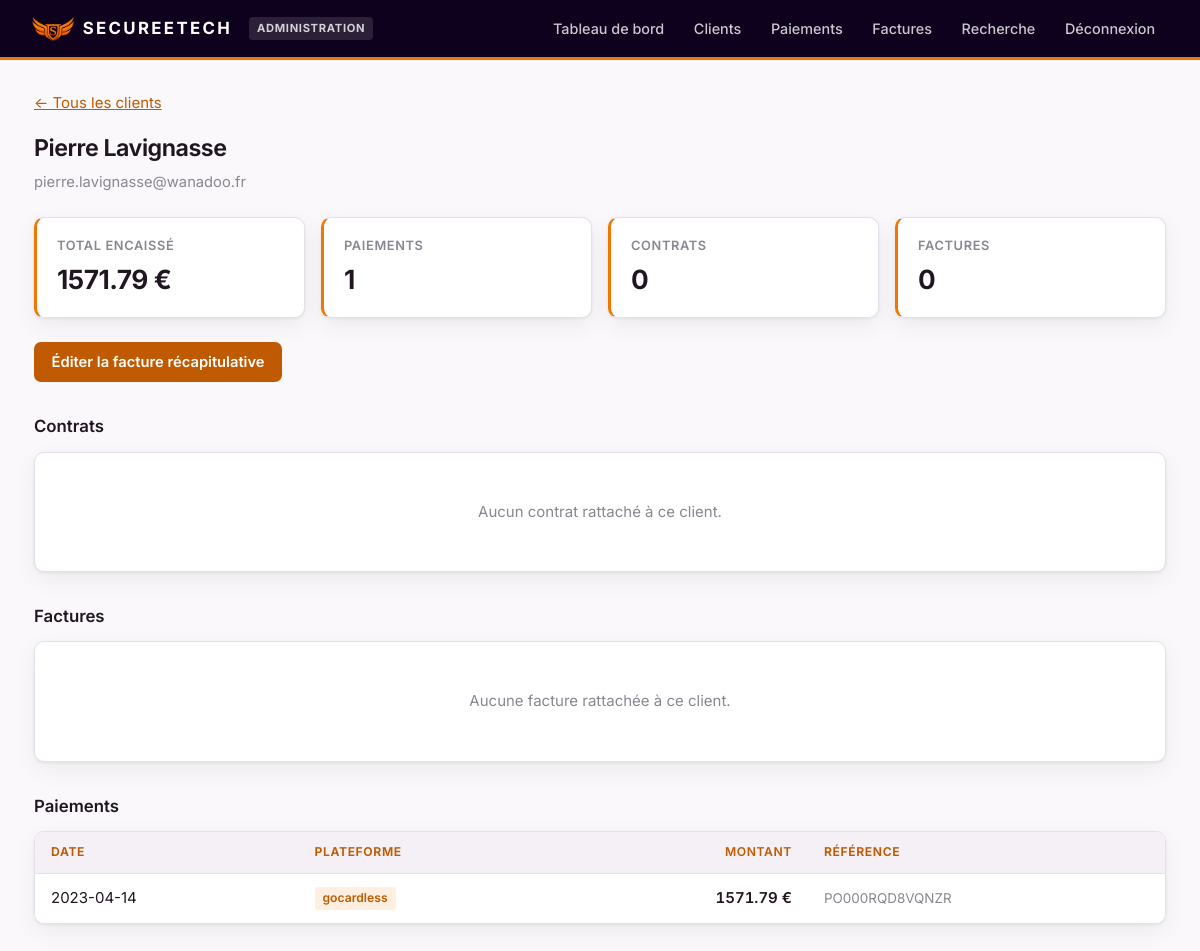
Page /client/Pierre Lavignasse (signed in) on the earlier database version.
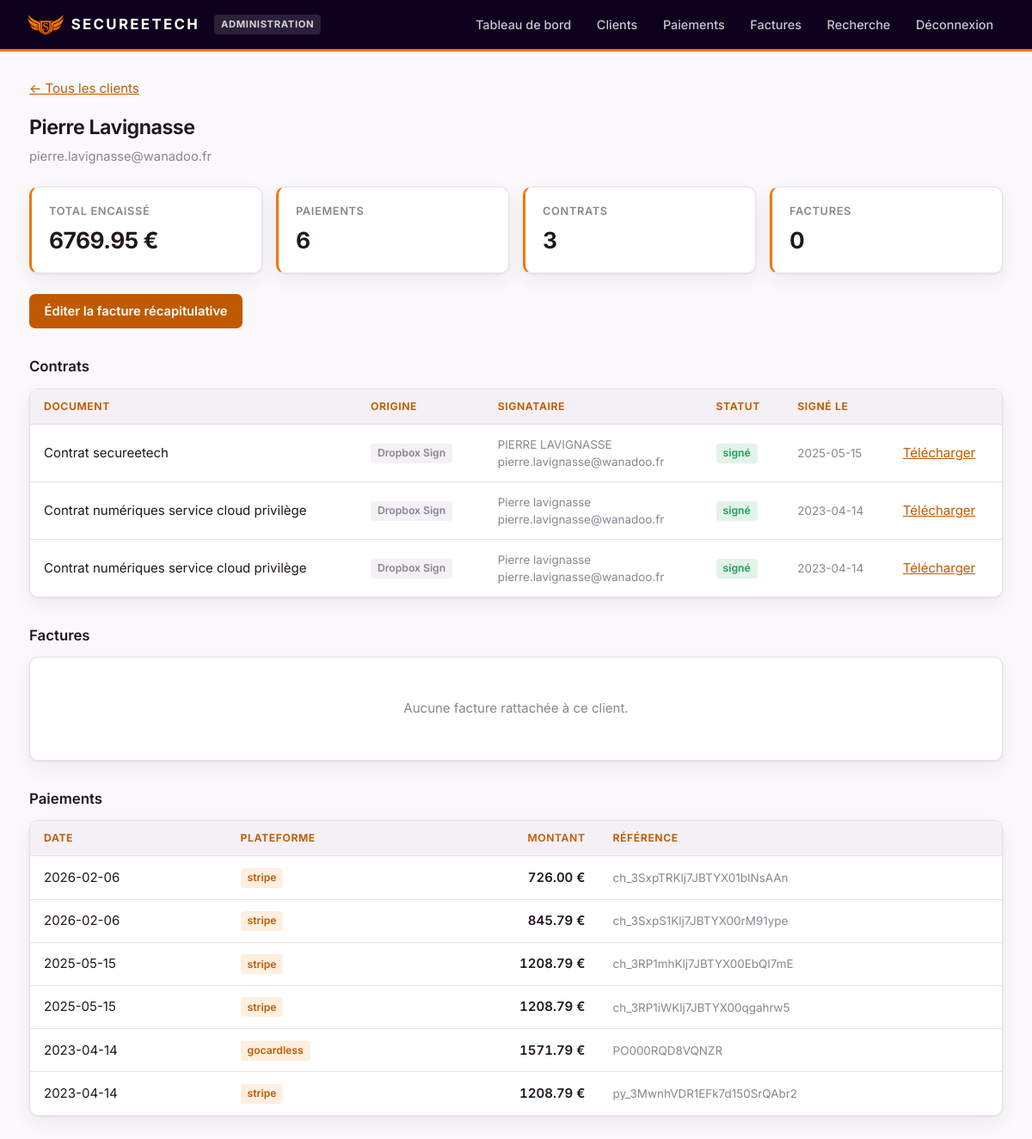
Same page on the later database version.
### tables this page shows
CREATE TABLE paiements (
        id INTEGER PRIMARY KEY AUTOINCREMENT,
        date_paiement TEXT NOT NULL,
        source TEXT NOT NULL,
        montant REAL NOT NULL,
        client_nom TEXT,
        email TEXT,
        statut TEXT DEFAULT 'pending',
        reference_externe TEXT,
        metadonnees TEXT,
        synchronise INTEGER DEFAULT 0,
        created_at TEXT DEFAULT CURRENT_TIMESTAMP
    , entite TEXT DEFAULT '');

CREATE TABLE contrats (
        id INTEGER PRIMARY KEY AUTOINCREMENT,
        signature_request_id TEXT UNIQUE,
        titre TEXT,
        objet TEXT,
        signataire_email TEXT,
        signataire_nom TEXT,
        statut TEXT,
        signe INTEGER,
        date_creation TEXT,
        date_signature TEXT
    );

### app.py (the view)
@app.route('/client/<client_nom>')
@admin_required
def detail_client(client_nom):
    paiements = database.obtenir_paiements_client(client_nom)
    total = sum(p['montant'] for p in paiements)
    sources = set(p['source'] for p in paiements)
    email = next((p['email'] for p in paiements if p.get('email')), '')
    contrats = database.obtenir_contrats_client(client_nom, email)
    factures_ext = database.obtenir_factures_client(client_nom, email)
    return render_template('client_detail.html',
                         factures_ext=factures_ext,
                         client_nom=client_nom,
                         paiements=paiements,
                         total=total,
                         sources=sources,
                         email=email,
                         contrats=contrats,
                         nb_paiements=len(paiements))

### app.py (called while the page is built)
def admin_required(f):
    @wraps(f)
    def decorated_function(*args, **kwargs):
        role = session.get('role')
        if not role:
            return redirect(url_for('connexion'))
        if role != 'admin':
            return redirect(url_for('recherche'))
        return f(*args, **kwargs)
    return decorated_function

@app.context_processor
def injecter_role():
    return {'role': session.get('role'), 'est_admin': session.get('role') == 'admin'}

### database.py (called while the page is built)
def get_connection():
    conn = sqlite3.connect(DATABASE_URL)
    conn.row_factory = sqlite3.Row
    return conn

def obtenir_paiements_client(client_nom):
    conn = get_connection()
    cursor = conn.cursor()
    cursor.execute(
        '''SELECT * FROM paiements
           WHERE LOWER(TRIM(client_nom)) = LOWER(TRIM(?))
           ORDER BY date_paiement DESC''',
        (client_nom,)
    )
    paiements = [dict(row) for row in cursor.fetchall()]
    conn.close()
    return paiements

def obtenir_contrats_client(client_nom, email=''):
    conn = get_connection()
    cursor = conn.cursor()
    cursor.execute('''
        SELECT * FROM contrats
        WHERE (? <> '' AND LOWER(TRIM(signataire_email)) = LOWER(TRIM(?)))
           OR LOWER(TRIM(signataire_nom)) = LOWER(TRIM(?))
        ORDER BY date_signature DESC, date_creation DESC
    ''', (email or '', email or '', client_nom or ''))
    contrats = [dict(r) for r in cursor.fetchall()]
    conn.close()
    return contrats

def obtenir_factures_client(client_nom, email=''):
    conn = get_connection()
    cursor = conn.cursor()
    try:
        cursor.execute("""
            SELECT * FROM factures_externes
            WHERE (? <> '' AND LOWER(TRIM(client_email)) = LOWER(TRIM(?)))
               OR (client_nom <> '' AND LOWER(TRIM(client_nom)) = LOWER(TRIM(?)))
            ORDER BY date_facture DESC
        """, (email or '', email or '', client_nom or ''))
        return [dict(r) for r in cursor.fetchall()]
    except Exception:
        return []
    finally:
        conn.close()

### templates/client_detail.html (shortened to what this page needs)
{% extends "base.html" %}
{% block content %}
<p style="margin-bottom:1rem;"><a href="{{ url_for('clients') }}">&larr; Tous les clients</a></p>
<h2>{{ client_nom }}</h2>
<p class="sous-titre">{{ email or 'Aucune adresse email connue' }}</p>
<div class="stats">
  <div class="stat"><div class="libelle">Total encaissé</div><div class="valeur">{{ "%.2f"|format(total) }} €</div></div>
  <div class="stat"><div class="libelle">Paiements</div><div class="valeur">{{ nb_paiements }}</div></div>
  <div class="stat"><div class="libelle">Contrats</div><div class="valeur">{{ contrats|length }}</div></div>
  <div class="stat"><div class="libelle">Factures</div><div class="valeur">{{ factures_ext|length }}</div></div>
</div>
<div style="margin:1.25rem 0;">
  <a class="bouton" href="{{ url_for('facture_client', client_nom=client_nom) }}">Éditer la facture récapitulative</a>
</div>
<h3>Contrats</h3>
<div class="carte">
  {% if contrats %}
  <table>
    <thead><tr><th>Document</th><th>Origine</th><th>Signataire</th><th>Statut</th><th>Signé le</th><th></th></tr></thead>
    <tbody>
      {% for ct in contrats %}
      <tr>
        <td>{{ ct.titre or ct.objet or 'Contrat' }}</td>
        <td><span class="tag gris">{{ 'SignNow' if ct.source == 'signnow' else 'Dropbox Sign' }}</span></td>
        <td class="discret">{{ ct.signataire_nom }}<br>{{ ct.signataire_email }}</td>
        <td>
          {% if ct.signe %}<span class="tag vert">signé</span>
          {% else %}<span class="tag gris">{{ ct.statut }}</span>{% endif %}
        </td>
        <td class="discret">{{ ct.date_signature or ct.date_creation }}</td>
        <td><a href="{{ url_for('contrat_pdf', request_id=ct.signature_request_id) }}">Télécharger</a></td>
      </tr>
      {% endfor %}
    </tbody>
  </table>
  {% else %}
  <div class="vide">Aucun contrat rattaché à ce client.</div>
  {% endif %}
</div>
<h3>Factures</h3>
<div class="carte">
  {% if factures_ext %}
  <table>
    <thead><tr><th>Numéro</th><th>Date</th><th>Statut</th><th class="num">Montant</th><th></th></tr></thead>
    <tbody>
      {% for f in factures_ext %}
      <tr>
        <td>{{ f.numero or f.facture_id }}</td>
        <td class="discret">{{ f.date_facture }}</td>
        <td>
          {% if f.statut == 'paid' %}<span class="tag vert">payée</span>
          {% else %}<span class="tag gris">{{ f.statut }}</span>{% endif %}
        </td>
        <td class="num">{{ "%.2f"|format(f.montant) }} {{ f.devise }}</td>
        <td>{% if f.lien_pdf %}<a href="{{ f.lien_pdf }}" target="_blank" rel="noopener">PDF</a>{% endif %}</td>
      </tr>
      {% endfor %}
    </tbody>
  </table>
  {% else %}
  <div class="vide">Aucune facture rattachée à ce client.</div>
  {% endif %}
</div>
<h3>Paiements</h3>
<div class="carte">
  <table>
    <thead><tr><th>Date</th><th>Plateforme</th><th class="num">Montant</th><th>Référence</th></tr></thead>
    <tbody>
      {% for p in paiements %}
      <tr>
        <td>{{ p.date_paiement }}</td>
        <td><span class="tag">{{ p.source }}</span></td>
        <td class="num">{{ "%.2f"|format(p.montant) }} €</td>
        <td class="discret">{{ p.reference_externe or '-' }}</td>
      </tr>
      {% endfor %}
    </tbody>
  </table>
</div>
{% endblock %}

### templates/base.html (shortened to what this page needs)
<!DOCTYPE html>
<html lang="fr">
<head>
</head>
<body>
  {% if role %}
  <div class="navbar">
    <div class="marque">
      <img src="{{ url_for("static", filename="logo-secureetech.png") }}" alt="" style="height:26px;">
      <span style="letter-spacing:.14em;">SECUREETECH</span>
      <span class="badge-role">{{ 'Administration' if est_admin else 'Commercial' }}</span>
    </div>
    <div class="liens">
      {% if est_admin %}
        <a href="{{ url_for('index') }}">Tableau de bord</a>
        <a href="{{ url_for('clients') }}">Clients</a>
        <a href="{{ url_for('paiements') }}">Paiements</a>
        <a href="{{ url_for('factures') }}">Factures</a>
      {% endif %}
      <a href="{{ url_for('recherche') }}">Recherche</a>
      <a href="{{ url_for('deconnexion') }}">Déconnexion</a>
    </div>
  </div>
  {% endif %}
  <div class="container">{% block content %}{% endblock %}</div>
</body>
</html>

### templates/base.html (style rules this page uses)
:root { --orange: #f07800; --orange-fonce: #c05a00; --violet: #2a0c52; --violet-nuit: #0e011d; --encre: #201620; --gris: #8a8590; --gris-clair: #f4f0f5; --bordure: #e6e0ea; --fond: #faf8fb; --blanc: #fff; --creme: #fbf1e7; --vert: #1f9d55; --rayon: 10px; --ombre: 0 1px 3px rgba(32,22,32,.07), 0 8px 24px rgba(32,22,32,.06); }
* { margin:0; padding:0; box-sizing:border-box; }
body { font-family:'Inter',-apple-system,BlinkMacSystemFont,'Segoe UI',sans-serif; background:var(--fond); color:var(--encre); font-size:15px; line-height:1.5; -webkit-font-smoothing:antialiased; }
.navbar { background:var(--violet-nuit); color:#fff; padding:0 2rem; display:flex; justify-content:space-between; align-items:center; height:60px; }
.marque { font-weight:700; font-size:1.05rem; letter-spacing:-.01em; display:flex; align-items:center; gap:.55rem; }
.navbar { border-bottom:3px solid var(--orange); }
.liens { display:flex; align-items:center; gap:.25rem; }
.navbar a { color:rgba(255,255,255,.78); text-decoration:none; padding:.45rem .8rem; border-radius:6px; font-size:.9rem; font-weight:500; transition:background .15s,color .15s; }
.badge-role { font-size:.7rem; text-transform:uppercase; letter-spacing:.06em; padding:.2rem .5rem; border-radius:4px; background:rgba(255,255,255,.12); color:rgba(255,255,255,.8); margin-left:.5rem; }
.container { max-width:1180px; margin:2rem auto; padding:0 1.5rem; }
h2 { font-size:1.45rem; font-weight:650; letter-spacing:-.02em; margin-bottom:.35rem; }
h3 { font-size:1.05rem; font-weight:600; margin:2rem 0 .75rem; }
.sous-titre { color:var(--gris); font-size:.92rem; margin-bottom:1.5rem; }
.carte { background:var(--blanc); border:1px solid var(--bordure); border-radius:var(--rayon); box-shadow:var(--ombre); overflow:hidden; }
.stats { display:grid; grid-template-columns:repeat(auto-fit,minmax(190px,1fr)); gap:1rem; margin:1.5rem 0; }
.stat { background:var(--blanc); border:1px solid var(--bordure); border-left:3px solid var(--orange); border-radius:var(--rayon); padding:1.1rem 1.25rem; box-shadow:var(--ombre); }
.stat .libelle { color:var(--gris); font-size:.8rem; text-transform:uppercase; letter-spacing:.05em; font-weight:600; }
.stat .valeur { font-size:1.65rem; font-weight:680; letter-spacing:-.02em; margin-top:.3rem; }
table { width:100%; border-collapse:collapse; background:var(--blanc); }
thead th { background:var(--gris-clair); color:var(--orange-fonce); font-size:.76rem; font-weight:650; text-transform:uppercase; letter-spacing:.05em; text-align:left; padding:.7rem 1rem; border-bottom:1px solid var(--bordure); white-space:nowrap; }
tbody td { padding:.8rem 1rem; border-bottom:1px solid var(--bordure); vertical-align:middle; }
tbody tr:last-child td { border-bottom:none; }
.num { text-align:right; font-variant-numeric:tabular-nums; font-weight:600; }
.discret { color:var(--gris); font-size:.84rem; }
.tag { display:inline-block; background:rgba(240,120,0,.12); color:var(--orange-fonce); padding:.15rem .5rem; border-radius:4px; font-size:.76rem; font-weight:600; margin-right:.25rem; }
.tag.vert { background:rgba(31,157,85,.12); color:var(--vert); }
.tag.gris { background:var(--gris-clair); color:var(--gris); }
button, .bouton { background:var(--orange-fonce); color:#fff; border:none; padding:.58rem 1.1rem; border-radius:7px; font-size:.92rem; font-weight:600; font-family:inherit; cursor:pointer; text-decoration:none; display:inline-block; white-space:nowrap; transition:background .15s; }
a { color:var(--orange-fonce); }
.vide { text-align:center; padding:3rem 1.5rem; color:var(--gris); }

Differences in the rows shown:
removed paiements: client_nom "Pierre Lavignasse", email "pierre.lavignasse@wanadoo.fr", date_paiement "2023-04-14", source "gocardless", montant "1571.79", reference_externe "PO000RQD8VQNZR"
added paiements: email "pierre.lavignasse@wanadoo.fr", date_paiement "2026-02-06", source "stripe", montant "726.00", reference_externe "ch_3SxpTRKlj7JBTYX01bINsAAn"
added contrats: titre "Contrat secureetech", source "Dropbox Sign", signataire_nom "PIERRE LAVIGNASSE", signataire_email "pierre.lavignasse@wanadoo.fr", signe "signé", date_signature "2025-05-15"
added contrats: titre "Contrat numériques service cloud privilège", source "Dropbox Sign", signataire_nom "Pierre lavignasse", signataire_email "pierre.lavignasse@wanadoo.fr", signe "signé", date_signature "2023-04-14"
added contrats: titre "Contrat numériques service cloud privilège", source "Dropbox Sign", signataire_nom "Pierre lavignasse", signataire_email "pierre.lavignasse@wanadoo.fr", signe "signé", date_signature "2023-04-14"
added paiements: date_paiement "2026-02-06", source "stripe", montant "845.79", reference_externe "ch_3SxpS1Klj7JBTYX00rM91ype"
added paiements: date_paiement "2025-05-15", source "stripe", montant "1208.79", reference_externe "ch_3RP1mhKlj7JBTYX00EbQI7mE"
added paiements: date_paiement "2025-05-15", source "stripe", montant "1208.79", reference_externe "ch_3RP1iWKlj7JBTYX00qgahrw5"
added paiements: date_paiement "2023-04-14", source "gocardless", montant "1571.79", reference_externe "PO000RQD8VQNZR"
added paiements: date_paiement "2023-04-14", source "stripe", montant "1208.79", reference_externe "py_3MwnhVDR1EFk7d150SrQAbr2"
Other differences:
{{ client_nom }}: (not shown) → "Pierre Lavignasse"
{{ "%.2f"|format(total) }}: "1571.79" → "6769.95"
{{ nb_paiements }}: "1" → "6"
{{ contrats|length }}: "0" → "3"
text no longer shown: "Aucun contrat rattaché à ce client."
text now shown: "DOCUMENT ORIGINE SIGNATAIRE STATUT SIGNÉ LE"
